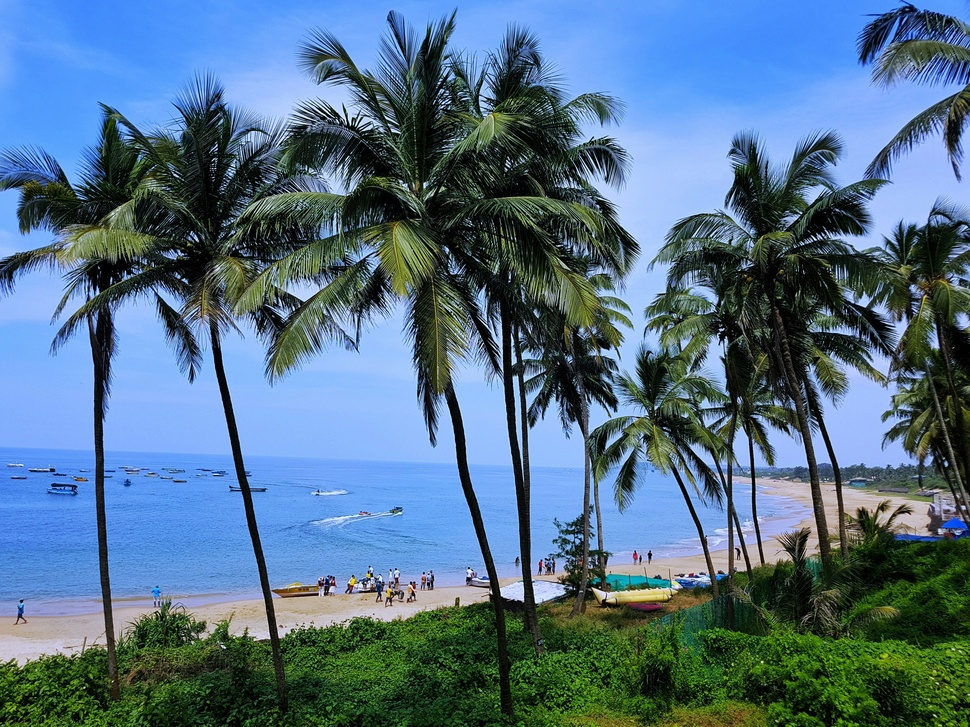
#> input picture Image_Histogram/images/sample1.jpg, 970 x 727 px, shrunk from 4032 x 3024 before the run
$ python histogram.py
#> lines starting #> are read from the running program, lines starting #| are printed output that depends on the picture
"""
==========================================================
Grayscale Image Histogram Plotter using OpenCV & Matplotlib
==========================================================

Description:
------------
This script reads a grayscale image, computes its histogram,
and then plots and saves the histogram as an image.

Steps:
1. Load the grayscale image from the specified path.
2. Compute the histogram of the image.
3. Plot the histogram using Matplotlib.
4. Save the histogram as an output image.

Author: [Your Name]
Date: [YYYY-MM-DD]
"""

# Import necessary libraries
import cv2  # OpenCV for image processing
import numpy as np  # NumPy for numerical operations
import matplotlib.pyplot as plt  # Matplotlib for plotting

# Define the path to the input image
image_path = "./images/sample1.jpg"  # Change this to your image path

# Load the image in grayscale mode
image = cv2.imread(image_path, cv2.IMREAD_GRAYSCALE)
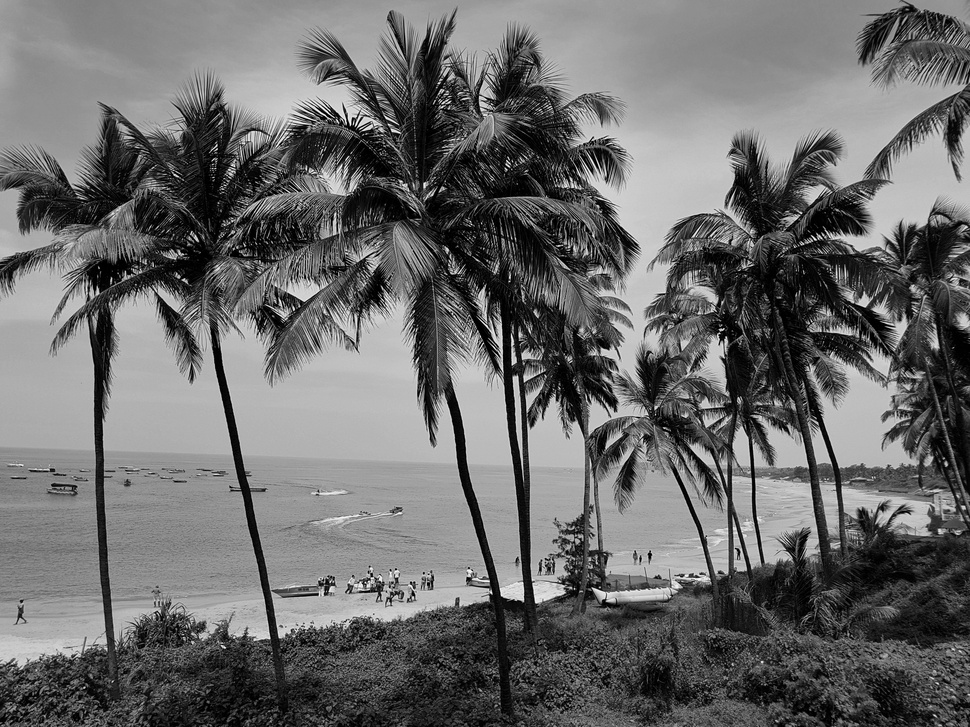
#> image: shape (727, 970); min 0, max 254, mean 106.8

# Check if the image was loaded successfully
if image is None:
    print("Error: Image not found at", image_path)  # Print an error if file is missing
    exit()  # Exit the script if image loading fails

# Flatten the image into a 1D array and compute the histogram
histogram, bins = np.histogram(image.flatten(), bins=256, range=[0, 256])
#> histogram = 256 values, max 7820 at index 0, min 0 at index 255, mean 2754.6; bins = 257 values from 0 to 256

# Create a figure for the histogram
plt.figure()

# Set title and labels for the plot
plt.title("Grayscale Image Histogram")  # Title of the histogram
plt.xlabel("Pixel Intensity")  # X-axis: Intensity values (0-255)
plt.ylabel("Frequency")  # Y-axis: Number of pixels per intensity

# Set the x-axis range from 0 to 255 (full grayscale range)
plt.xlim([0, 255])

# Plot the histogram as a line graph in black color
plt.plot(histogram, color='black')

# Define the path for saving the histogram plot
output_path = "./output/histogram.png"

# Save the histogram plot as an image file
plt.savefig(output_path)
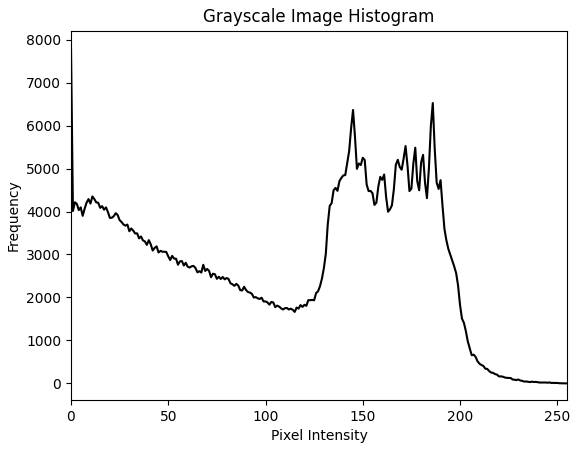
#> figure drawn by matplotlib, 1 panel; curve peaks at x = 0, y = 7820

# Display the histogram
plt.show()

# Print confirmation message
print(f"Histogram saved successfully at: {output_path}")
